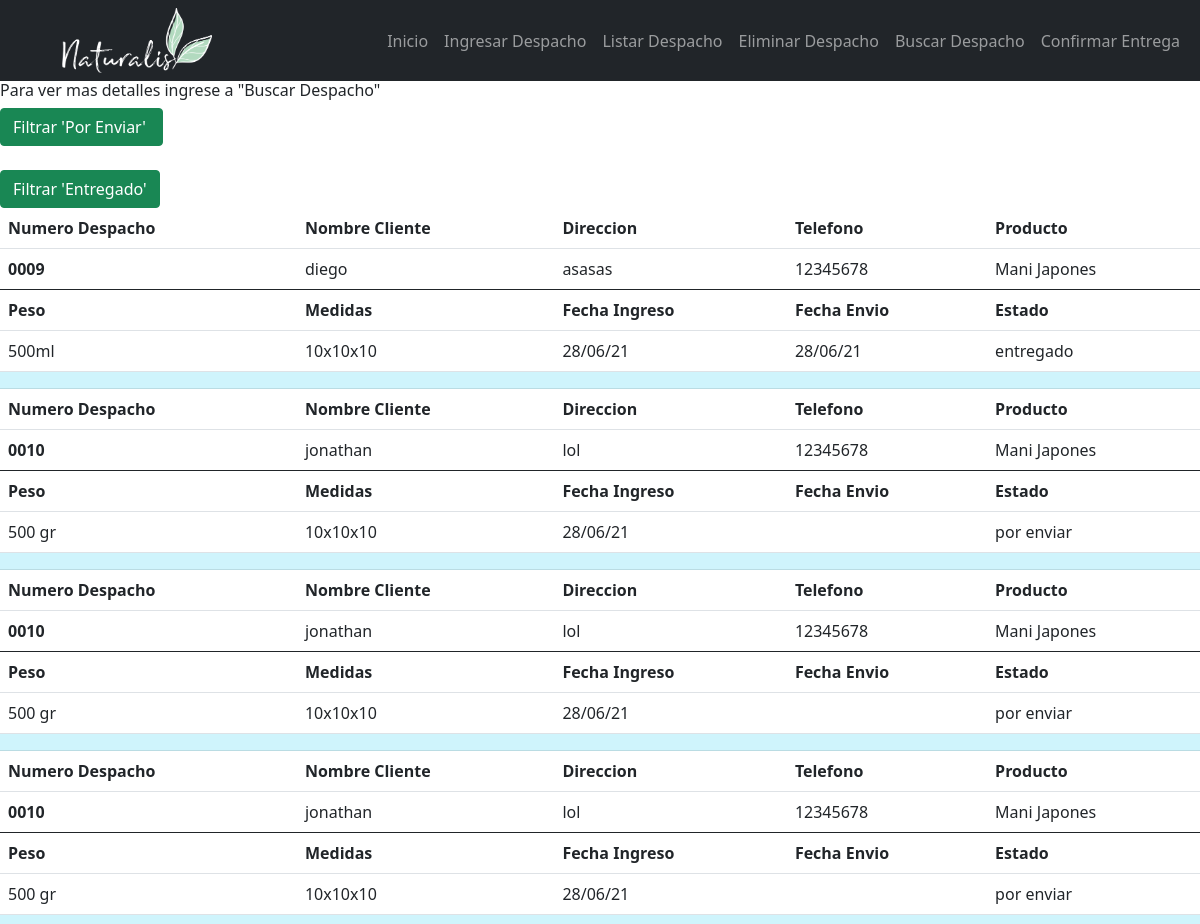
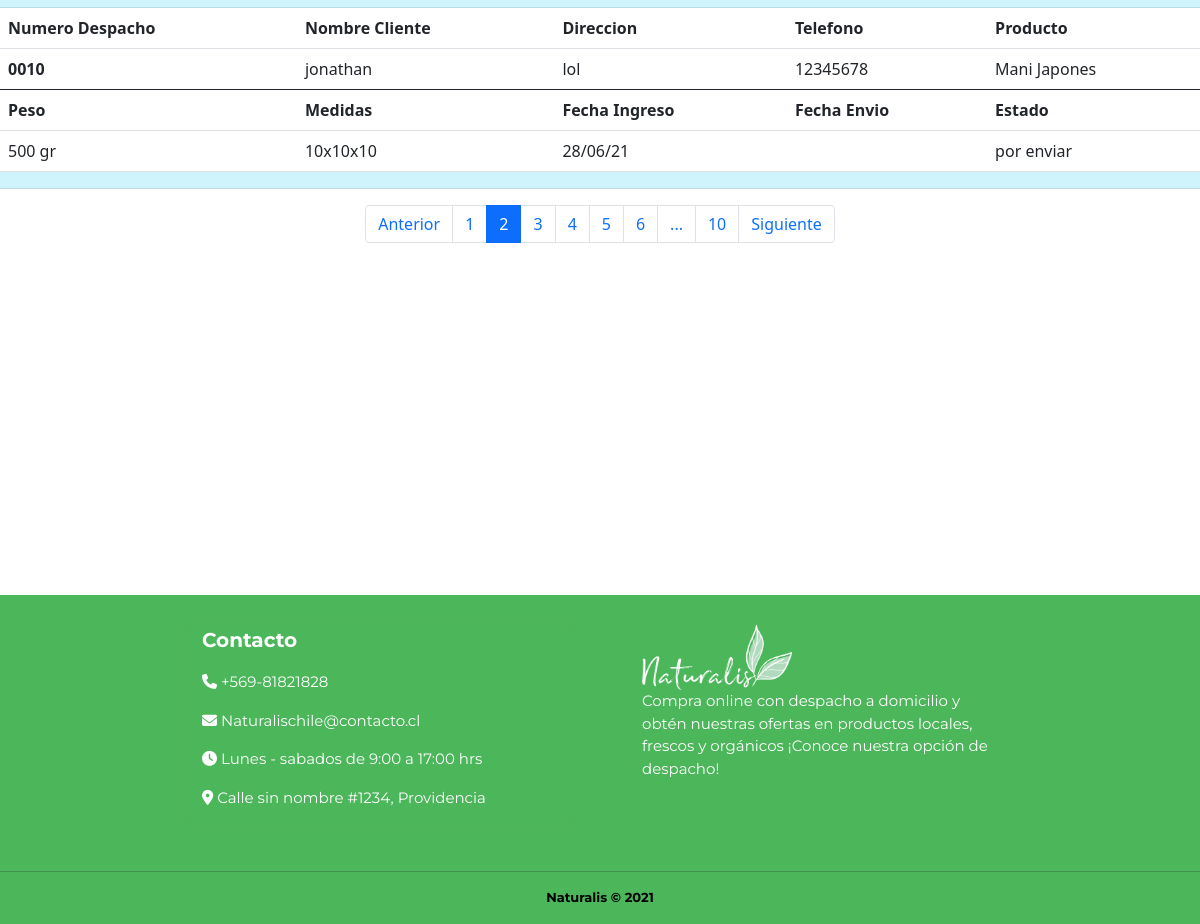
Screenshot of /listar_todo/?page=2 with the database file from the repository (2 pictures, top to bottom).
### app_despacho/models.py (models this page shows)
class Despacho(models.Model):
    numero_despacho=models.CharField(max_length=30)
    nombre_cliente=models.CharField(max_length=30)
    direccion=models.CharField(max_length=30)
    telefono=models.CharField(max_length=30)
    productos=models.CharField(max_length=60)
    peso=models.CharField(max_length=30)
    medidas=models.CharField(max_length=30)
    fecha_ingreso=models.CharField(max_length=30)
    fecha_envio=models.CharField(max_length=30)
    estado=models.CharField(max_length=30)

### app_despacho/views.py (the view)
# urls.py: path('listar_todo/',views.listar_todo),
def listar_todo(request):
    datos = Despacho.objects.all()
    page = request.GET.get('page',1)
    try:
        paginator = Paginator(datos,5)
        datos = paginator.page(page)
    except:
        raise Http404
    data = {
        'entity':datos,
        'paginator':paginator
    }
    return render(request,"listar_todo.html",data)

### app_despacho/templates/listar_todo.html (shortened to what this page needs)
<!DOCTYPE html>
<html lang="en">
<head>
    {% load static %}
    <link rel="stylesheet" href="{% static 'app_despacho/estilos.css' %}">
    <link rel="stylesheet" href="{% static 'app_despacho/flexboxgrid.min' %}">
    <link href="https://cdn.jsdelivr.net/npm/bootstrap@5.0.2/dist/css/bootstrap.min.css" rel="stylesheet">
</head>
<body>
    {% include "encabezado.html" %}
    <h2 class="fs-6 "> Para ver mas detalles ingrese a "Buscar Despacho"</h2>
    <form action="/listar_por_entregar/"><input type="submit" action="" class="btn btn-success " value="Filtrar 'Por Enviar' "></form>
    <br>
    <form action="/listar_entregado/">
    <input type="submit"  class="btn btn-success" value="Filtrar 'Entregado'">
    </form>
    <form action="/listar_todo/" method="GET">
        <table class="table">
            <thead>
                {% if entity %}
                {% for despa in entity %}
              <tr>
                <th scope="col">Numero Despacho</th>
                <th scope="col">Nombre Cliente</th>
                <th scope="col">Direccion</th>
                <th scope="col">Telefono</th>
                <th scope="col">Producto</th>
              </tr>
              <tr>
                <th scope="row">{{ despa.numero_despacho  }}</th>
                <td>{{ despa.nombre_cliente }}</td>
                <td>{{ despa.direccion }}</td>
                <td>{{ despa.telefono }}</td>
                <td>{{ despa.productos }}</td>
               </tr>
            </thead>
            <tbody>
                <tr>
                    <th scope="col">Peso</th>
                    <th scope="col">Medidas</th>
                    <th scope="col">Fecha Ingreso</th>
                    <th scope="col">Fecha Envio</th>
                    <th scope="col">Estado</th>
                </tr>
                <tr>
                <td>{{ despa.peso }}</td>
                <td>{{ despa.medidas }}</td>
                <td>{{ despa.fecha_ingreso }}</td>
                <td>{{ despa.fecha_envio }}</td>
                <td>{{ despa.estado }}</td>
            <tr>
                <td class="table-info"></td>
                <td class="table-info"></td>
                <td class="table-info"></td>
                <td class="table-info"></td>
                <td class="table-info"></td>
            </tr>
                {% endfor %}
                {% else %}
                 <h2>No existen registros de despachos...</h2>
                {% endif %}
            </tbody>
          </table>
          <div>
              {% include 'paginator.html' %}
          </div>
    </form>
    <br><br><br><br><br><br><br>
    <br><br><br><br><br><br><br>
    {% include "footer.html" %}
</body>
</html>

### rows the page displays
Despacho: numero_despacho "0009", nombre_cliente "diego", direccion "asasas", telefono "12345678", productos "Mani Japones", peso "500ml", medidas "10x10x10", fecha_ingreso "28/06/21", fecha_envio "28/06/21", estado "entregado"
Despacho: numero_despacho "0010", nombre_cliente "jonathan", direccion "lol", telefono "12345678", productos "Mani Japones", peso "500 gr", medidas "10x10x10", fecha_ingreso "28/06/21", estado "por enviar"
Despacho: numero_despacho "0010", nombre_cliente "jonathan", direccion "lol", telefono "12345678", productos "Mani Japones", peso "500 gr", medidas "10x10x10", fecha_ingreso "28/06/21", estado "por enviar"
Despacho: numero_despacho "0010", nombre_cliente "jonathan", direccion "lol", telefono "12345678", productos "Mani Japones", peso "500 gr", medidas "10x10x10", fecha_ingreso "28/06/21", estado "por enviar"
Despacho: numero_despacho "0010", nombre_cliente "jonathan", direccion "lol", telefono "12345678", productos "Mani Japones", peso "500 gr", medidas "10x10x10", fecha_ingreso "28/06/21", estado "por enviar"

### other values shown
{{ page }} "1" "2" "3" "4" "5" "6"
{{ paginator.num_pages }} "10"
